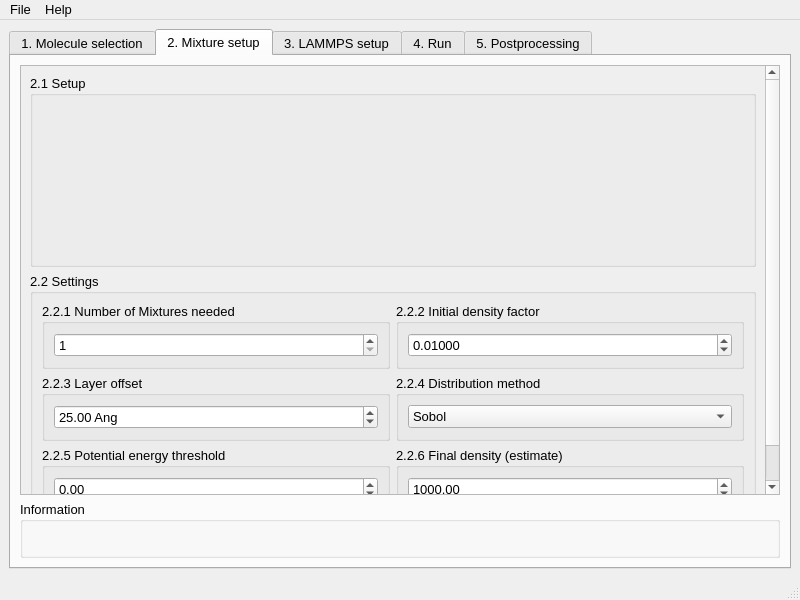
<?xml version="1.0" encoding="UTF-8"?>
<ui version="4.0">
 <class>MainWindow</class>
 <widget class="QMainWindow" name="MainWindow">
  <property name="enabled">
   <bool>true</bool>
  </property>
  <property name="geometry">
   <rect>
    <x>0</x>
    <y>0</y>
    <width>800</width>
    <height>600</height>
   </rect>
  </property>
  <property name="font">
   <font>
    <pointsize>10</pointsize>
   </font>
  </property>
  <property name="windowTitle">
   <string>MainWindow</string>
  </property>
  <widget class="QWidget" name="centralwidget">
   <layout class="QHBoxLayout" name="horizontalLayout">
    <item>
     <widget class="QTabWidget" name="tabWidget">
      <property name="currentIndex">
       <number>1</number>
      </property>
      <widget class="QWidget" name="tab">
       <attribute name="title">
        <string>1. Molecule selection</string>
       </attribute>
       <layout class="QHBoxLayout" name="horizontalLayout_2">
        <item>
         <layout class="QHBoxLayout" name="top_layout">
          <item>
           <widget class="QPushButton" name="addMoleculeButton">
            <property name="text">
             <string>Add</string>
            </property>
           </widget>
          </item>
          <item>
           <layout class="QVBoxLayout" name="verticalLayout">
            <item>
             <widget class="QTextEdit" name="moleculeInfo">
              <property name="enabled">
               <bool>true</bool>
              </property>
              <property name="sizePolicy">
               <sizepolicy hsizetype="Expanding" vsizetype="Minimum">
                <horstretch>0</horstretch>
                <verstretch>0</verstretch>
               </sizepolicy>
              </property>
              <property name="readOnly">
               <bool>true</bool>
              </property>
             </widget>
            </item>
           </layout>
          </item>
         </layout>
        </item>
       </layout>
      </widget>
      <widget class="QWidget" name="tab_2">
       <attribute name="title">
        <string>2. Mixture setup</string>
       </attribute>
       <layout class="QVBoxLayout" name="verticalLayout_6">
        <item>
         <widget class="QScrollArea" name="scrollArea_3">
          <property name="widgetResizable">
           <bool>true</bool>
          </property>
          <widget class="QWidget" name="scrollAreaWidgetContents_2">
           <property name="geometry">
            <rect>
             <x>0</x>
             <y>0</y>
             <width>744</width>
             <height>482</height>
            </rect>
           </property>
           <layout class="QVBoxLayout" name="verticalLayout_7">
            <item>
             <widget class="QGroupBox" name="groupBox_4">
              <property name="sizePolicy">
               <sizepolicy hsizetype="Preferred" vsizetype="Expanding">
                <horstretch>0</horstretch>
                <verstretch>0</verstretch>
               </sizepolicy>
              </property>
              <property name="minimumSize">
               <size>
                <width>0</width>
                <height>192</height>
               </size>
              </property>
              <property name="title">
               <string>2.1 Setup</string>
              </property>
              <layout class="QVBoxLayout" name="verticalLayout_27">
               <item>
                <layout class="QVBoxLayout" name="verticalLayout_28"/>
               </item>
              </layout>
             </widget>
            </item>
            <item>
             <widget class="QGroupBox" name="groupBox_2">
              <property name="title">
               <string>2.2 Settings</string>
              </property>
              <layout class="QGridLayout" name="gridLayout_3">
               <item row="4" column="0">
                <widget class="QGroupBox" name="groupBox_27">
                 <property name="title">
                  <string>2.2.3 Layer offset</string>
                 </property>
                 <layout class="QVBoxLayout" name="verticalLayout_34">
                  <item>
                   <widget class="QDoubleSpinBox" name="doublespinbox_layer_offset">
                    <property name="suffix">
                     <string> Ang</string>
                    </property>
                    <property name="maximum">
                     <double>99999.990000000005239</double>
                    </property>
                    <property name="value">
                     <double>25.000000000000000</double>
                    </property>
                   </widget>
                  </item>
                 </layout>
                </widget>
               </item>
               <item row="1" column="1">
                <widget class="QGroupBox" name="groupBox_26">
                 <property name="title">
                  <string>2.2.2 Initial density factor</string>
                 </property>
                 <layout class="QVBoxLayout" name="verticalLayout_33">
                  <item>
                   <widget class="QDoubleSpinBox" name="doublespinbox_initial_density_factor">
                    <property name="decimals">
                     <number>5</number>
                    </property>
                    <property name="minimum">
                     <double>0.000000000000000</double>
                    </property>
                    <property name="singleStep">
                     <double>0.005000000000000</double>
                    </property>
                    <property name="value">
                     <double>0.010000000000000</double>
                    </property>
                   </widget>
                  </item>
                 </layout>
                </widget>
               </item>
               <item row="1" column="0">
                <widget class="QGroupBox" name="groupBox_29">
                 <property name="title">
                  <string>2.2.1 Number of Mixtures needed</string>
                 </property>
                 <layout class="QVBoxLayout" name="verticalLayout_36">
                  <item>
                   <widget class="QSpinBox" name="spinbox_nbr_of_mixtures_needed">
                    <property name="minimum">
                     <number>1</number>
                    </property>
                    <property name="maximum">
                     <number>9999999</number>
                    </property>
                    <property name="value">
                     <number>1</number>
                    </property>
                   </widget>
                  </item>
                 </layout>
                </widget>
               </item>
               <item row="5" column="0">
                <widget class="QGroupBox" name="groupBox_31">
                 <property name="title">
                  <string>2.2.5 Potential energy threshold</string>
                 </property>
                 <layout class="QVBoxLayout" name="verticalLayout_38">
                  <item>
                   <widget class="QDoubleSpinBox" name="doublespinbox_potential_energy_threshold">
                    <property name="suffix">
                     <string/>
                    </property>
                    <property name="minimum">
                     <double>-99999.990000000005239</double>
                    </property>
                    <property name="maximum">
                     <double>99999.990000000005239</double>
                    </property>
                    <property name="singleStep">
                     <double>0.100000000000000</double>
                    </property>
                    <property name="value">
                     <double>0.000000000000000</double>
                    </property>
                   </widget>
                  </item>
                 </layout>
                </widget>
               </item>
               <item row="4" column="1">
                <widget class="QGroupBox" name="groupBox_32">
                 <property name="title">
                  <string>2.2.4 Distribution method</string>
                 </property>
                 <layout class="QVBoxLayout" name="verticalLayout_39">
                  <item>
                   <widget class="QComboBox" name="combobox_distribution_method">
                    <item>
                     <property name="text">
                      <string>Sobol</string>
                     </property>
                    </item>
                   </widget>
                  </item>
                 </layout>
                </widget>
               </item>
               <item row="5" column="1">
                <widget class="QGroupBox" name="groupBox_30">
                 <property name="title">
                  <string>2.2.6 Final density (estimate)</string>
                 </property>
                 <layout class="QVBoxLayout" name="verticalLayout_37">
                  <item>
                   <widget class="QDoubleSpinBox" name="doublespinbox_final_density">
                    <property name="decimals">
                     <number>2</number>
                    </property>
                    <property name="minimum">
                     <double>0.000000000000000</double>
                    </property>
                    <property name="maximum">
                     <double>99999999.000000000000000</double>
                    </property>
                    <property name="singleStep">
                     <double>0.050000000000000</double>
                    </property>
                    <property name="value">
                     <double>1000.000000000000000</double>
                    </property>
                   </widget>
                  </item>
                 </layout>
                </widget>
               </item>
              </layout>
             </widget>
            </item>
           </layout>
          </widget>
         </widget>
        </item>
        <item>
         <widget class="QGroupBox" name="groupBox_5">
          <property name="title">
           <string>Information</string>
          </property>
          <layout class="QVBoxLayout" name="verticalLayout_9">
           <item>
            <widget class="QLabel" name="label_mixture_info">
             <property name="text">
              <string/>
             </property>
            </widget>
           </item>
          </layout>
         </widget>
        </item>
       </layout>
      </widget>
      <widget class="QWidget" name="tab_3">
       <attribute name="title">
        <string>3. LAMMPS setup</string>
       </attribute>
       <layout class="QVBoxLayout" name="verticalLayout_2">
        <item>
         <widget class="QGroupBox" name="groupBox_28">
          <property name="title">
           <string>3.1 Force field</string>
          </property>
          <layout class="QHBoxLayout" name="horizontalLayout_4">
           <item>
            <widget class="QGroupBox" name="groupBox">
             <property name="sizePolicy">
              <sizepolicy hsizetype="Minimum" vsizetype="Minimum">
               <horstretch>0</horstretch>
               <verstretch>0</verstretch>
              </sizepolicy>
             </property>
             <property name="title">
              <string>3.1.1 Selection</string>
             </property>
             <layout class="QVBoxLayout" name="verticalLayout_5">
              <item>
               <widget class="QComboBox" name="combobox_force_field">
                <property name="sizePolicy">
                 <sizepolicy hsizetype="Minimum" vsizetype="Fixed">
                  <horstretch>0</horstretch>
                  <verstretch>0</verstretch>
                 </sizepolicy>
                </property>
                <item>
                 <property name="text">
                  <string>Gaff2</string>
                 </property>
                </item>
                <item>
                 <property name="text">
                  <string>Gaff</string>
                 </property>
                </item>
                <item>
                 <property name="text">
                  <string>Pcff</string>
                 </property>
                </item>
                <item>
                 <property name="text">
                  <string>Charmm</string>
                 </property>
                </item>
                <item>
                 <property name="text">
                  <string>Tip3p</string>
                 </property>
                </item>
               </widget>
              </item>
              <item>
               <layout class="QHBoxLayout" name="horizontallayout_forcefield_test">
                <property name="sizeConstraint">
                 <enum>QLayout::SetMinimumSize</enum>
                </property>
                <item>
                 <widget class="QPushButton" name="pushbutton_test_forcefield_test">
                  <property name="text">
                   <string>Test</string>
                  </property>
                 </widget>
                </item>
                <item>
                 <widget class="QPushButton" name="pushbutton_edit_forcefield_test">
                  <property name="text">
                   <string>Edit</string>
                  </property>
                 </widget>
                </item>
                <item>
                 <spacer name="horizontalspacer_forcefield_test">
                  <property name="orientation">
                   <enum>Qt::Horizontal</enum>
                  </property>
                  <property name="sizeType">
                   <enum>QSizePolicy::MinimumExpanding</enum>
                  </property>
                  <property name="sizeHint" stdset="0">
                   <size>
                    <width>40</width>
                    <height>20</height>
                   </size>
                  </property>
                 </spacer>
                </item>
               </layout>
              </item>
             </layout>
            </widget>
           </item>
           <item>
            <widget class="QGroupBox" name="groupBox_3">
             <property name="sizePolicy">
              <sizepolicy hsizetype="Minimum" vsizetype="Minimum">
               <horstretch>0</horstretch>
               <verstretch>0</verstretch>
              </sizepolicy>
             </property>
             <property name="title">
              <string>3.1.2 Charges</string>
             </property>
             <layout class="QVBoxLayout" name="verticalLayout_8">
              <item>
               <widget class="QComboBox" name="combobox_charges">
                <property name="sizePolicy">
                 <sizepolicy hsizetype="Expanding" vsizetype="Fixed">
                  <horstretch>0</horstretch>
                  <verstretch>0</verstretch>
                 </sizepolicy>
                </property>
                <item>
                 <property name="text">
                  <string>gasteiger</string>
                 </property>
                </item>
                <item>
                 <property name="text">
                  <string>default</string>
                 </property>
                </item>
               </widget>
              </item>
              <item>
               <spacer name="verticalSpacer_2">
                <property name="orientation">
                 <enum>Qt::Vertical</enum>
                </property>
                <property name="sizeType">
                 <enum>QSizePolicy::Minimum</enum>
                </property>
                <property name="sizeHint" stdset="0">
                 <size>
                  <width>20</width>
                  <height>40</height>
                 </size>
                </property>
               </spacer>
              </item>
             </layout>
            </widget>
           </item>
          </layout>
         </widget>
        </item>
        <item>
         <widget class="QGroupBox" name="groupbox_lammpsstages">
          <property name="title">
           <string>3.2 Stages</string>
          </property>
          <property name="checkable">
           <bool>true</bool>
          </property>
          <property name="checked">
           <bool>true</bool>
          </property>
          <layout class="QVBoxLayout" name="verticalLayout_3">
           <item>
            <layout class="QHBoxLayout" name="horizontalLayout_3"/>
           </item>
          </layout>
         </widget>
        </item>
       </layout>
      </widget>
      <widget class="QWidget" name="tab_4">
       <attribute name="title">
        <string>4. Run</string>
       </attribute>
       <layout class="QVBoxLayout" name="verticalLayout_23">
        <item>
         <widget class="QScrollArea" name="scrollArea_2">
          <property name="widgetResizable">
           <bool>true</bool>
          </property>
          <widget class="QWidget" name="scrollAreaWidgetContents_3">
           <property name="geometry">
            <rect>
             <x>0</x>
             <y>0</y>
             <width>758</width>
             <height>449</height>
            </rect>
           </property>
           <layout class="QVBoxLayout" name="verticalLayout_22">
            <item>
             <widget class="QGroupBox" name="groupBox_12">
              <property name="title">
               <string>4.1 LAMMPS</string>
              </property>
              <layout class="QVBoxLayout" name="verticalLayout_19">
               <item>
                <widget class="QLineEdit" name="lineedit_lammps_path">
                 <property name="text">
                  <string>../../../lammps+mpi/lmp_mpi</string>
                 </property>
                </widget>
               </item>
              </layout>
             </widget>
            </item>
            <item>
             <widget class="QGroupBox" name="groupBox_11">
              <property name="title">
               <string>4.2 Parallelization</string>
              </property>
              <layout class="QVBoxLayout" name="verticalLayout_17">
               <item>
                <widget class="QLineEdit" name="lineedit_mpiexec_path">
                 <property name="text">
                  <string>../../../lammps+mpi/mpiexec</string>
                 </property>
                </widget>
               </item>
              </layout>
             </widget>
            </item>
            <item>
             <widget class="QGroupBox" name="groupBox_13">
              <property name="title">
               <string>4.3 Number of prcoesses</string>
              </property>
              <layout class="QVBoxLayout" name="verticalLayout_21">
               <item>
                <widget class="QSpinBox" name="spinbox_number_of_processes">
                 <property name="minimum">
                  <number>1</number>
                 </property>
                </widget>
               </item>
              </layout>
             </widget>
            </item>
            <item>
             <spacer name="verticalSpacer">
              <property name="orientation">
               <enum>Qt::Vertical</enum>
              </property>
              <property name="sizeHint" stdset="0">
               <size>
                <width>20</width>
                <height>40</height>
               </size>
              </property>
             </spacer>
            </item>
            <item>
             <widget class="QGroupBox" name="groupBox_6">
              <property name="enabled">
               <bool>true</bool>
              </property>
              <property name="title">
               <string>4.4 Command to run</string>
              </property>
              <property name="checkable">
               <bool>true</bool>
              </property>
              <property name="checked">
               <bool>false</bool>
              </property>
              <layout class="QVBoxLayout" name="verticalLayout_10">
               <item>
                <widget class="QLineEdit" name="lineedit_run_command"/>
               </item>
              </layout>
             </widget>
            </item>
           </layout>
          </widget>
         </widget>
        </item>
        <item>
         <widget class="QPushButton" name="tab4_pushbutton_run">
          <property name="minimumSize">
           <size>
            <width>0</width>
            <height>32</height>
           </size>
          </property>
          <property name="text">
           <string>Run</string>
          </property>
         </widget>
        </item>
       </layout>
      </widget>
      <widget class="QWidget" name="tab_5">
       <attribute name="title">
        <string>5. Postprocessing</string>
       </attribute>
       <layout class="QVBoxLayout" name="verticalLayout_4">
        <item>
         <widget class="QSplitter" name="splitter">
          <property name="orientation">
           <enum>Qt::Horizontal</enum>
          </property>
          <widget class="QTreeView" name="treeView"/>
          <widget class="QTextEdit" name="textEdit"/>
         </widget>
        </item>
        <item>
         <layout class="QHBoxLayout" name="horizontalLayout_6">
          <property name="sizeConstraint">
           <enum>QLayout::SetMinimumSize</enum>
          </property>
          <item>
           <spacer name="horizontalSpacer_2">
            <property name="orientation">
             <enum>Qt::Horizontal</enum>
            </property>
            <property name="sizeHint" stdset="0">
             <size>
              <width>40</width>
              <height>20</height>
             </size>
            </property>
           </spacer>
          </item>
          <item>
           <widget class="QSpinBox" name="spinBox_trajectory">
            <property name="minimum">
             <number>1</number>
            </property>
            <property name="maximum">
             <number>99999999</number>
            </property>
            <property name="displayIntegerBase">
             <number>10</number>
            </property>
           </widget>
          </item>
          <item>
           <widget class="QPushButton" name="pushButton_trajectory">
            <property name="text">
             <string>Go</string>
            </property>
           </widget>
          </item>
         </layout>
        </item>
       </layout>
      </widget>
     </widget>
    </item>
   </layout>
  </widget>
  <widget class="QMenuBar" name="menubar">
   <property name="geometry">
    <rect>
     <x>0</x>
     <y>0</y>
     <width>800</width>
     <height>22</height>
    </rect>
   </property>
   <widget class="QMenu" name="menuFile">
    <property name="title">
     <string>File</string>
    </property>
    <widget class="QMenu" name="menuLoad">
     <property name="title">
      <string>Load...</string>
     </property>
     <widget class="QMenu" name="menuMixture">
      <property name="title">
       <string>Mixture</string>
      </property>
      <addaction name="actionfrom_pickle"/>
      <addaction name="actionfrom_csv"/>
     </widget>
     <addaction name="menuMixture"/>
     <addaction name="actionLoad_fromlammps"/>
    </widget>
    <widget class="QMenu" name="menuSave">
     <property name="title">
      <string>Save...</string>
     </property>
     <addaction name="actionSave_mixturedetails"/>
    </widget>
    <addaction name="separator"/>
    <addaction name="menuLoad"/>
    <addaction name="menuSave"/>
    <addaction name="separator"/>
    <addaction name="actionExplore_root"/>
    <addaction name="separator"/>
    <addaction name="actionExit"/>
   </widget>
   <widget class="QMenu" name="menuAbout">
    <property name="title">
     <string>Help</string>
    </property>
    <addaction name="actionDocumentation"/>
    <addaction name="actionAbout"/>
   </widget>
   <addaction name="menuFile"/>
   <addaction name="menuAbout"/>
  </widget>
  <widget class="QStatusBar" name="statusbar"/>
  <action name="actionSave_mixture">
   <property name="text">
    <string>Save mixture...</string>
   </property>
  </action>
  <action name="actionLoad_mixture">
   <property name="text">
    <string>Load mixture...</string>
   </property>
  </action>
  <action name="actionExit">
   <property name="text">
    <string>Exit</string>
   </property>
  </action>
  <action name="actionExplore_root">
   <property name="text">
    <string>Explore root</string>
   </property>
  </action>
  <action name="actionLoad_fromlammps">
   <property name="text">
    <string>From LAMMPS</string>
   </property>
  </action>
  <action name="actionSave_mixturedetails">
   <property name="text">
    <string>Save mixture</string>
   </property>
  </action>
  <action name="actionfrom_pickle">
   <property name="text">
    <string>from pickle...</string>
   </property>
  </action>
  <action name="actionfrom_csv">
   <property name="text">
    <string>from csv...</string>
   </property>
  </action>
  <action name="actionDocumentation">
   <property name="text">
    <string>Documentation</string>
   </property>
  </action>
  <action name="actionAbout">
   <property name="text">
    <string>About</string>
   </property>
  </action>
 </widget>
 <resources/>
 <connections/>
</ui>
